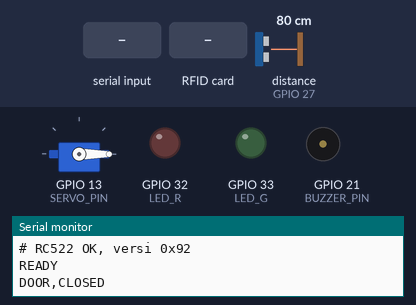
Bench run of a sketch on a simulated ESP32. Parts: servo, output pins drawn as LEDs (lit = HIGH), buzzer (waves = sounding, pin HIGH), the last lines printed to the serial monitor. Wiring (inferred from the names in the program): ultrasonic range finder: trigger GPIO 26; echo GPIO 27. Dashed ring = blinking. The test bench sets the inputs (shaded band); at power-on: distance to the obstacle (sensor on GPIO 27) 80 cm. The echo pulse lasts 58.3 µs per cm; pins used as bus, display or sensor lines are not drawn.

Above: at 1.6 s.
1.7 s: distance to the obstacle (sensor on GPIO 27) set to 65 cm
3.2 s: distance to the obstacle (sensor on GPIO 27) set to 56 cm
At 4.1 s:
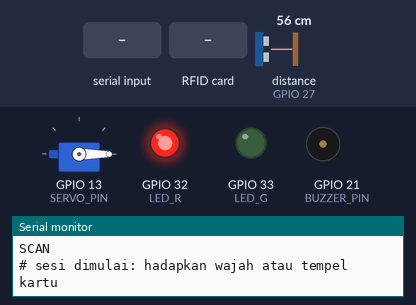
4.9 s: "FACE,FAIL\n" received over Serial
At 5.52 s:
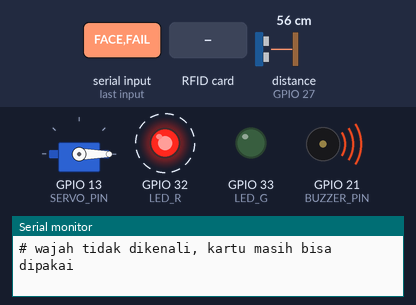
7.9 s: RFID card 73 30 50 06 held to the reader
At 10.2 s:
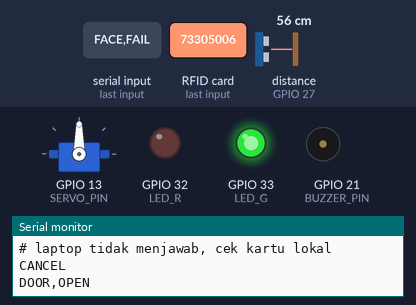
Timing chart, 0 to 11.7 s (numbered marks = the images above; inputs shaded):
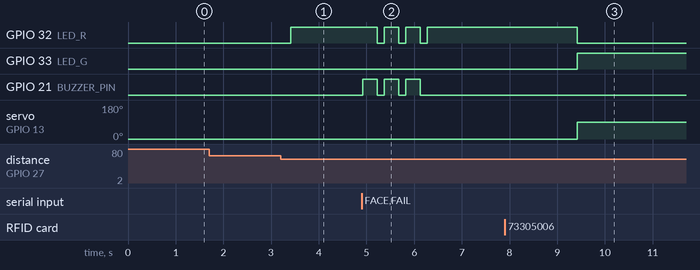

The sketch:

esp32_gate.ino
```cpp
// Smart Gate - ESP32 DevKit V1
// library: MFRC522, ESP32Servo
// protokol serial liat README
// tes tanpa laptop: serial monitor 115200 (newline), ketik OPEN atau FACE,OK,Tes

#include <SPI.h>
#include <MFRC522.h>
#include <ESP32Servo.h>

// pin, sesuai wiring
#define RC522_SS    5
#define RC522_RST   4
#define TRIG_PIN    26
#define ECHO_PIN    27
#define SERVO_PIN   13
#define BUZZER_PIN  21
#define LED_R       32
#define LED_G       33

// setting
const bool BUZZER_PASSIVE      = false;  // true kalo buzzernya pasif
const int  TRIGGER_DISTANCE_CM = 60;
const int  NEAR_READINGS_NEEDED = 3;     // biar ga ke-trigger noise sensor
const int  SERVO_CLOSED_DEG    = 0;
const int  SERVO_OPEN_DEG      = 90;
const unsigned long SESSION_MS        = 12000;
const unsigned long RFID_TIMEOUT_MS   = 1500;  // nunggu jawaban laptop
const unsigned long FAIL_GRACE_MS     = 2000;  // abis wajah gagal, sisa waktu buat tap kartu
const unsigned long DOOR_OPEN_MS      = 5000;
const unsigned long COOLDOWN_MS       = 2000;
const unsigned long DISTANCE_EVERY_MS = 100;

// cadangan kalo laptop mati / ga jawab
// NOTE: jangan taro UID asli disini, repo publik
const char* LOCAL_CARDS[] = { "73305006" };
const int LOCAL_CARD_COUNT = sizeof(LOCAL_CARDS) / sizeof(LOCAL_CARDS[0]);

MFRC522 rfid(RC522_SS, RC522_RST);
Servo gateServo;

enum State { IDLE, ACTIVE, DOOR_OPEN, COOLDOWN };
State state = IDLE;

unsigned long stateStart = 0;
unsigned long sessionMs = SESSION_MS;
unsigned long lastDistanceCheck = 0;
unsigned long rfidSentAt = 0;
int nearCount = 0;
bool rfidPending = false;
String pendingUid = "";
String serialBuf = "";

void setLed(bool red, bool green) {
  digitalWrite(LED_R, red);
  digitalWrite(LED_G, green);
}

void buzz(int ms) {
  if (BUZZER_PASSIVE) {
    tone(BUZZER_PIN, 2000, ms);
    delay(ms);
  } else {
    digitalWrite(BUZZER_PIN, HIGH);
    delay(ms);
    digitalWrite(BUZZER_PIN, LOW);
  }
}

// merah kedip-kedip, `beeps` kedipan pertama sambil bunyi
// abis itu balik merah nyala terus (sesi masih jalan)
void blinkRed(int count, int onMs, int offMs, int beeps) {
  for (int i = 0; i < count; i++) {
    setLed(true, false);
    if (i < beeps) buzz(onMs);
    else delay(onMs);
    setLed(false, false);
    delay(offMs);
  }
  setLed(true, false);
}

void changeState(State s) {
  state = s;
  stateStart = millis();
}

void startSession() {
  rfidPending = false;
  sessionMs = SESSION_MS;
  setLed(true, false);                   // merah = nunggu wajah / kartu
  Serial.println("SCAN");
  Serial.println("# sesi dimulai: hadapkan wajah atau tempel kartu");
  changeState(ACTIVE);
}

void grantAccess() {
  Serial.println("CANCEL");              // stop scan wajah di laptop
  rfidPending = false;
  setLed(false, true);
  gateServo.write(SERVO_OPEN_DEG);
  Serial.println("DOOR,OPEN");
  changeState(DOOR_OPEN);
}

void closeDoor() {
  gateServo.write(SERVO_CLOSED_DEG);
  setLed(false, false);
  Serial.println("DOOR,CLOSED");
  nearCount = 0;
  changeState(COOLDOWN);   // abis cooldown langsung deteksi lagi, ga perlu nunggu orangnya pergi
}

// sesi ga langsung selesai, masih bisa pake kartu
void faceFailed() {
  Serial.println("# wajah tidak dikenali, kartu masih bisa dipakai");
  blinkRed(3, 300, 150, 3);
  // gausah nunggu full 12 detik, kasih waktu dikit buat kartu aja
  unsigned long elapsed = millis() - stateStart;
  if (elapsed + FAIL_GRACE_MS < sessionMs) sessionMs = elapsed + FAIL_GRACE_MS;
}

void cardRejected() {
  Serial.println("# kartu ditolak");
  blinkRed(3, 150, 100, 1);
}

void sessionTimeout() {
  Serial.println("CANCEL");
  Serial.println("# waktu sesi habis");
  buzz(600);
  delay(400);
  setLed(false, false);
  nearCount = 0;
  changeState(COOLDOWN);
}

long readDistanceCm() {
  digitalWrite(TRIG_PIN, LOW);
  delayMicroseconds(2);
  digitalWrite(TRIG_PIN, HIGH);
  delayMicroseconds(10);
  digitalWrite(TRIG_PIN, LOW);
  long duration = pulseIn(ECHO_PIN, HIGH, 25000); // timeout kira2 4m
  if (duration == 0) return -1;
  return duration / 58;
}

String readCardUid() {
  if (!rfid.PICC_IsNewCardPresent() || !rfid.PICC_ReadCardSerial()) return "";
  String uid = "";
  for (byte i = 0; i < rfid.uid.size; i++) {
    if (rfid.uid.uidByte[i] < 0x10) uid += "0";
    uid += String(rfid.uid.uidByte[i], HEX);
  }
  uid.toUpperCase();
  rfid.PICC_HaltA();
  rfid.PCD_StopCrypto1();
  return uid;
}

bool isLocalCard(const String& uid) {
  for (int i = 0; i < LOCAL_CARD_COUNT; i++) {
    if (uid.equals(LOCAL_CARDS[i])) return true;
  }
  return false;
}

// pesan dari laptop
void handleLine(String line) {
  line.trim();
  if (line.length() == 0) return;

  if (line.startsWith("FACE,OK")) {
    if (state == ACTIVE) grantAccess();
  } else if (line == "FACE,FAIL") {
    if (state == ACTIVE) faceFailed();
  } else if (line.startsWith("RFID,OK")) {
    if (state == ACTIVE && rfidPending) grantAccess();
  } else if (line == "RFID,FAIL") {
    if (state == ACTIVE && rfidPending) {
      rfidPending = false;
      cardRejected();
    }
  } else if (line == "OPEN") {
    if (state != DOOR_OPEN) grantAccess();
  }
}

void readSerial() {
  while (Serial.available()) {
    char c = Serial.read();
    if (c == '\n') {
      handleLine(serialBuf);
      serialBuf = "";
    } else if (c != '\r' && serialBuf.length() < 64) {
      serialBuf += c;
    }
  }
}

void setup() {
  Serial.begin(115200);

  pinMode(TRIG_PIN, OUTPUT);
  pinMode(ECHO_PIN, INPUT);
  pinMode(BUZZER_PIN, OUTPUT);
  pinMode(LED_R, OUTPUT);
  pinMode(LED_G, OUTPUT);
  digitalWrite(BUZZER_PIN, LOW);
  setLed(false, false);

  SPI.begin();               // SCK 18, MISO 19, MOSI 23
  rfid.PCD_Init();
  delay(50);
  byte ver = rfid.PCD_ReadRegister(MFRC522::VersionReg);
  if (ver == 0x00 || ver == 0xFF) {
    Serial.println("# RC522 TIDAK terdeteksi! Cek kabel SPI, RST, dan 3.3V");
  } else {
    Serial.print("# RC522 OK, versi 0x");
    Serial.println(ver, HEX);
  }

  gateServo.setPeriodHertz(50);
  gateServo.attach(SERVO_PIN, 500, 2400);
  gateServo.write(SERVO_CLOSED_DEG);

  delay(300);
  Serial.println("READY");
  Serial.println("DOOR,CLOSED");
}

void loop() {
  readSerial();
  unsigned long now = millis();

  switch (state) {
    case IDLE: {
      // idle cuma cek jarak, rfid baru aktif pas sesi
      if (now - lastDistanceCheck < DISTANCE_EVERY_MS) break;
      lastDistanceCheck = now;

      long d = readDistanceCm();
      bool isNear = d > 0 && d <= TRIGGER_DISTANCE_CM;

      nearCount = isNear ? nearCount + 1 : 0;
      if (nearCount >= NEAR_READINGS_NEEDED) {
        nearCount = 0;
        startSession();
      }
      break;
    }

    case ACTIVE: {
      if (!rfidPending) {
        String uid = readCardUid();
        if (uid.length() > 0) {
          pendingUid = uid;
          rfidPending = true;
          rfidSentAt = now;
          Serial.println("RFID," + uid);
          Serial.println("# kartu terbaca: " + uid);
        }
      } else if (now - rfidSentAt > RFID_TIMEOUT_MS) {
        // laptop ga jawab, cek LOCAL_CARDS
        rfidPending = false;
        Serial.println("# laptop tidak menjawab, cek kartu lokal");
        if (isLocalCard(pendingUid)) {
          grantAccess();
          break;
        }
        cardRejected();
      }

      // jangan timeout kalo kartu lagi dicek laptop
      if (state == ACTIVE && !rfidPending && now - stateStart > sessionMs) sessionTimeout();
      break;
    }

    case DOOR_OPEN:
      if (now - stateStart > DOOR_OPEN_MS) closeDoor();
      break;

    case COOLDOWN:
      readCardUid();                     // buang kartu yg masih ditempel
      if (now - stateStart > COOLDOWN_MS) changeState(IDLE);
      break;
  }
}
```

Measured:
- the behaviour switches between 61 and 60 cm on distance to the obstacle (sensor on GPIO 27) (found by bisection; images 0 and 1)
- after the input at 1.7 s, every drawn part: stays the same
- after the input at 3.2 s, GPIO 32 (LED_R): LOW → HIGH after 0.21 s
- after the input at 4.9 s, GPIO 32 (LED_R): alternates HIGH for 0.30 s and LOW for 0.15 s, 6 changes in all, then stays HIGH, starting after 0.33 s; GPIO 21 (BUZZER_PIN): alternates HIGH for 0.30 s and LOW for 0.15 s, 6 changes in all, then stays LOW, starting at once
- after the input at 7.9 s, GPIO 33 (LED_G): LOW → HIGH after 1.5 s; GPIO 21 (BUZZER_PIN): stays LOW (without the input it goes to HIGH after 0.42 s); servo on GPIO 13 (SERVO_PIN): 0° → 90° after 1.5 s
